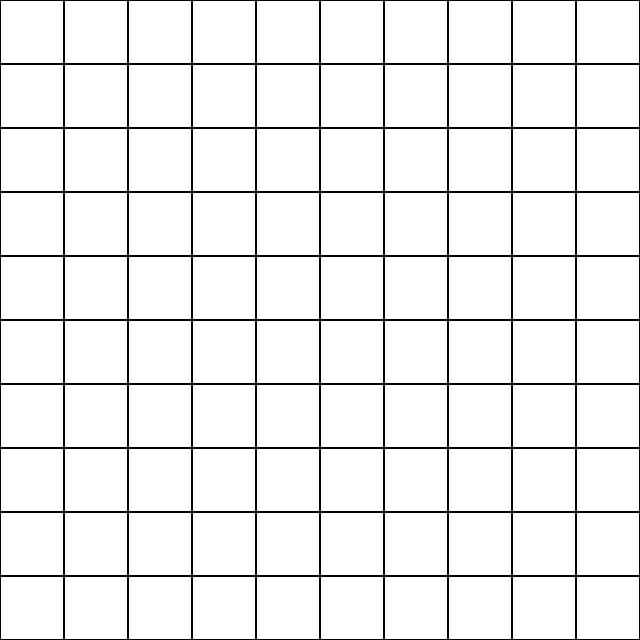

A 2D game scene composited from a Tiled map and its tileset images. What follows is a short description and the map's XML, with each tile layer's data collapsed to a summary:
An orthogonal 10x10 tile map with 64x64 px tiles, 1 tile layer (Tile Layer 1).

<map version="1.0" orientation="orthogonal" renderorder="left-down" width="10" height="10" tilewidth="64" tileheight="64" nextobjectid="1">
 <tileset firstgid="1" name="aasdf" tilewidth="64" tileheight="64" tilecount="1" columns="0">
  <tile id="0">
   <image width="64" height="64" source="sprites-tiles/white-black-outline.png" />
  </tile>
 </tileset>
 <layer name="Tile Layer 1" width="10" height="10">
  <data>[100 cells, 100 non-empty, 1 distinct tile ids]</data>
 </layer>
</map>
